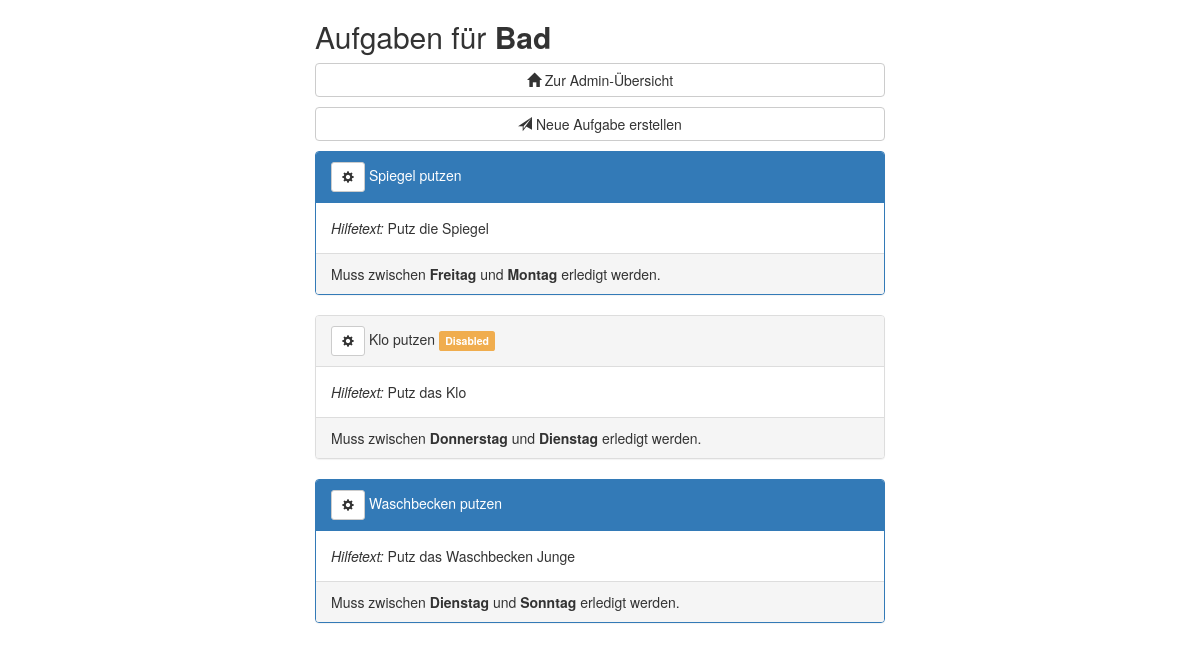
Screenshot of /schedule/1/tasks/ (signed in) with the database file from the repository.
### webinterface/models.py (models this page shows, shortened)
class Schedule(models.Model):
    class Meta:
        ordering = ('cleaners_per_date',)
    name = models.CharField(max_length=20, unique=True)
    slug = models.CharField(max_length=20, unique=True)
    CLEANERS_PER_DATE_CHOICES = ((1, 'Einen'), (2, 'Zwei'))
    cleaners_per_date = models.IntegerField(default=1, choices=CLEANERS_PER_DATE_CHOICES)
    WEEKDAYS = ((0, 'Montag'), (1, 'Dienstag'), (2, 'Mittwoch'), (3, 'Donnerstag'),
                (4, 'Freitag'), (5, 'Samstag'), (6, 'Sonntag'))
    weekday = models.IntegerField(default=6, choices=WEEKDAYS)
    FREQUENCY_CHOICES = ((1, 'Jede Woche'), (2, 'Gerade Wochen'), (3, 'Ungerade Wochen'))
    frequency = models.IntegerField(default=1, choices=FREQUENCY_CHOICES)
    disabled = models.BooleanField(default=False)
    objects = ScheduleQuerySet.as_manager()
    def __str__(self) -> str:
        return self.name
    def __init__(self, *args, **kwargs):
        super(Schedule, self).__init__(*args, **kwargs)
        self.previous_cleaners_per_date = self.cleaners_per_date
        self.previous_frequency = self.frequency
    """
    Creates assignments cover a timespan and has several more options.

    Week numbers must be epoch week numbers as returned by date_to_epoch_week().
    @param start_week: First week number on which a new Assignment will be created.
    @param end_week: Last week number on which a new Assignment will be created
    @param mode Sets the mode of creation:
    - 1(default): Delete existing Assignments and CleaningDays and regenerate them throughout time frame
    - 2: Keep existing Assignments and only create new ones where there are none already
    - 3: Only reassign Assignments on existing CleaningDays, don't generate new CleaningDays
    """

class TaskTemplate(models.Model):
    task_name = models.CharField(max_length=20)
    task_help_text = models.CharField(max_length=200, default="", null=True)
    start_days_before = models.IntegerField(choices=[(0, ''), (1, ''), (2, ''), (3, ''), (4, ''), (5, ''), (6, '')])
    end_days_after = models.IntegerField(choices=[(0, ''), (1, ''), (2, ''), (3, ''), (4, ''), (5, ''), (6, '')])
    schedule = models.ForeignKey(Schedule, on_delete=models.CASCADE, editable=False)
    task_disabled = models.BooleanField(default=False)
    objects = TaskTemplateQuerySet.as_manager()
    def __init__(self, *args, **kwargs):
        super(TaskTemplate, self).__init__(*args, **kwargs)
        self.previous_disabled = self.task_disabled
    def start_day_to_weekday(self):
        return Schedule.WEEKDAYS[(self.schedule.weekday-self.start_days_before) % 7][1]
    def end_day_to_weekday(self):
        return Schedule.WEEKDAYS[(self.schedule.weekday+self.end_days_after) % 7][1]

### webinterface/views.py (the view)
# urls.py: path('schedule/<int:pk>/tasks/', staff_member_required(ScheduleTaskList.as_view()),
class ScheduleTaskList(ListView):
    template_name = "webinterface/schedule_task_list.html"
    model = Task
    def __init__(self, *args, **kwargs):
        self.schedule = None
        super().__init__(*args, **kwargs)
    def get(self, request, *args, **kwargs):
        if 'pk' in kwargs:
            try:
                self.schedule = Schedule.objects.get(pk=kwargs['pk'])
                self.queryset = self.schedule.tasktemplate_set
            except Schedule.DoesNotExist:
                return Http404('Putzplan existiert nicht!')
        return super().get(request, *args, **kwargs)
    def render_to_response(self, context, **response_kwargs):
        context['schedule'] = self.schedule
        return super().render_to_response(context, **response_kwargs)

### webinterface/templates/webinterface/schedule_task_list.html (shortened to what this page needs)
{% extends "webinterface/mobile_first_body.html" %}
{% load crispy_forms_tags %}
{% load tz %}
{% block main %}
    <h2>Aufgaben für <b>{{ schedule }}</b></h2>
    <p><a class="btn btn-default btn-block" role="button" href="{% url 'webinterface:config' %}">
        <span class="glyphicon glyphicon-home"></span> Zur Admin-Übersicht
    </a></p>
    <p><a class="btn btn-default btn-block" role="button" href="{% url 'webinterface:schedule-task-new' schedule.pk %}">
        <span class="glyphicon glyphicon-send"></span> Neue Aufgabe erstellen
    </a></p>
    {% for task in object_list.all %}
        {% if task.task_disabled %}
            <div class="panel panel-default">
        {% else %}
            <div class="panel panel-primary">
        {% endif %}
            <div class="panel-heading">
                <a class="btn btn-default btn-sm" role="button" href="{% url 'webinterface:task-edit' task.pk %}">
                        <span class="glyphicon glyphicon-cog"></span>
                </a>
                {{ task.task_name }} {% if task.task_disabled %}<span class="label label-warning">Disabled</span>{% endif %}
            </div>
            <div class="panel-body">
                <i>Hilfetext: </i>{{ task.task_help_text }}
            </div>
            <div class="panel-footer">
                Muss zwischen <b>{{ task.start_day_to_weekday }}</b> und
                    <b>{{ task.end_day_to_weekday }}</b> erledigt werden.
            </div>
        </div>
    {% empty %}
        <h3>Es sind keine Aufgaben definiert.</h3>
    {% endfor %}
{% endblock %}

### rows the page displays
Schedule: name "Bad"
TaskTemplate: task_name "Spiegel putzen", task_help_text "Putz die Spiegel", start_day_to_weekday "Freitag", end_day_to_weekday "Montag"
TaskTemplate: task_name "Klo putzen", task_disabled "Disabled", task_help_text "Putz das Klo", start_day_to_weekday "Donnerstag", end_day_to_weekday "Dienstag"
TaskTemplate: task_name "Waschbecken putzen", task_help_text "Putz das Waschbecken Junge", start_day_to_weekday "Dienstag", end_day_to_weekday "Sonntag"
